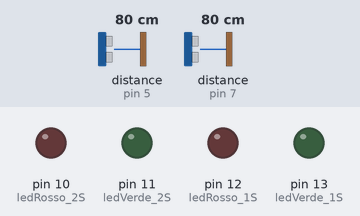
Bench run of a sketch on a simulated Arduino Uno, built with avr-gcc and run on an emulated ATmega328P. Shown: output pins drawn as LEDs (lit = HIGH). Wiring (inferred from the names in the program): 2 × ultrasonic range finder: trigger pin 6, echo pin 5 / trigger pin 8, echo pin 7. The test bench sets the inputs (shaded band); at power-on: distance to the obstacle (sensors on pin 5, pin 7) 80 cm. The echo pulse lasts 58.3 µs per cm; pins used as bus, display or sensor lines are not drawn; what the sketch prints to the serial monitor is not drawn.

Above: at 0.01 s.
At 1.2 s:
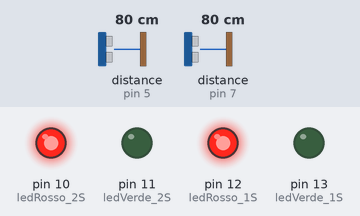
1.3 s: distance to the obstacle (sensor on pin 5) set to 12 cm
2.8 s: distance to the obstacle (sensor on pin 5) set to 9 cm
At 3.5 s:
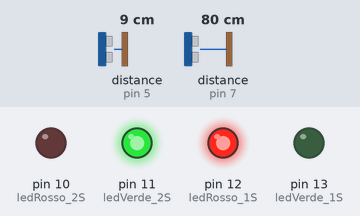
Timing chart, 0 to 5.8 s (numbered marks = the images above; inputs shaded):
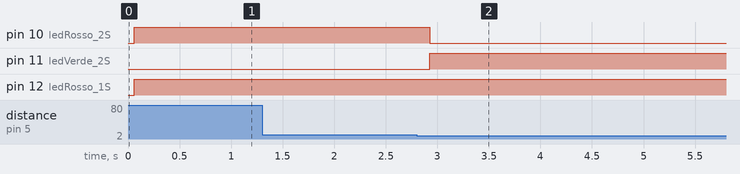

The sketch:

_6_2_SR04_4_LED_DOPPIO_SEMAFORO.ino
```cpp
/*
 7 marzo 2022

 Realizzato un controllo su strada alternata ad una sola corsia con due semafori.
  Un sensore SR04 e un led rosso e uno verde corrispondono ad un semaforo.

  Funzionamento: quando non ci sono macchine vicine (distanzaVerde > 50) i semafori sono rossi
  Quando una macchina si avvicina al semaforo lo occupa mettendo verde il semaforo.
  Trascorso il tempo di transito il semaforo ritorna rosso.

 Non è stata considerata l'alternanza: quando un semaforo diventa verde, trascorso il tempo di transito,
 se sono prensenti macchine da tutte e due le parti diventa verde l'altro semaforo.

 */

#include <SR04.h>
/* Uso dei pin sulla scheda */
int ledVerde_1S = 13;
int ledRosso_1S = 12;
int ledVerde_2S = 11;
int ledRosso_2S = 10;
int trigPin_1S = 8;
int echoPin_1S = 7;
int trigPin_2S = 6;
int echoPin_2S = 5;

/* Creo i due sensori */
SR04 SENSORE_1S = SR04(echoPin_1S, trigPin_1S);
SR04 SENSORE_2S = SR04(echoPin_2S, trigPin_2S);

/* Definisco i tempi d'uso */
int wait = 100;
int secondi = 1000;
int minuti = 60 * secondi;
int transito = 5 * secondi;
int timer = transito;

int distanzaVerde = 10;
int libero = true; // stato di libero o occupato

float distanza_1S;
float distanza_2S;

void closeAllSemafori();
void openSemaforoUno();
void openSemaforoDue();
void barraTempo(int tempo);

void setup()
{
  pinMode(ledRosso_1S, OUTPUT);
  pinMode(ledVerde_1S, OUTPUT);
  pinMode(ledRosso_2S, OUTPUT);
  pinMode(ledVerde_2S, OUTPUT);
  Serial.begin(9600); // imposto la velocità della porta seriale
}

void loop() {

  distanza_1S = SENSORE_1S.Distance();
  distanza_2S = SENSORE_2S.Distance();

  if (distanza_1S < distanzaVerde && libero == true)
  {
    libero = false;
    openSemaforoUno();
    Serial.print("Aperto Semarofo 1 - ");
    Serial.println(distanza_1S);
    //delay(transito);
    barraTempo(transito);
    libero = true;
  }
  else if (distanza_2S < distanzaVerde && libero == true)
  {
    libero = false;
    openSemaforoDue();
    Serial.print("Aperto Semarofo 2 - ");
    Serial.println(distanza_2S);
    // delay(transito);
     barraTempo(transito);
    libero = true;
  }
  else
  {
    closeAllSemafori();
    Serial.print("Semafori chiusi - Dist 1S - ");
    Serial.print(distanza_1S);
    Serial.print(" Dist 2S - ");
    Serial.print(distanza_2S);
    Serial.print(" Libero - ");
    Serial.println(libero);
  }

  delay(wait);

}


void closeAllSemafori()
{
  digitalWrite(ledVerde_1S, LOW);
  digitalWrite(ledRosso_1S, HIGH);
  digitalWrite(ledRosso_2S, HIGH);
  digitalWrite(ledVerde_2S, LOW);
}
void openSemaforoUno()
{
  digitalWrite(ledVerde_1S, HIGH);
  digitalWrite(ledRosso_1S, LOW);
}
void openSemaforoDue()
{
  digitalWrite(ledVerde_2S, HIGH);
  digitalWrite(ledRosso_2S, LOW);
}

void barraTempo(int tempo)
{
    int intervallo = tempo/10;
  for(int i = tempo; i > 0; i -= intervallo)
    Serial.print(" - ");
    Serial.println("");
    for(int i = tempo; i > 0; i -= intervallo)
    {
      Serial.print(" * ");
      delay(intervallo);
    }
    Serial.println("");
}
```

Measured:
- the behaviour switches between 11 and 10 cm on distance to the obstacle (sensor on pin 5) (found by bisection; images 1 and 2)
- after the input at 1.3 s, every drawn part: stays the same
- after the input at 2.8 s, pin 10 (ledRosso_2S): HIGH → LOW after 0.13 s; pin 11 (ledVerde_2S): LOW → HIGH after 0.13 s
